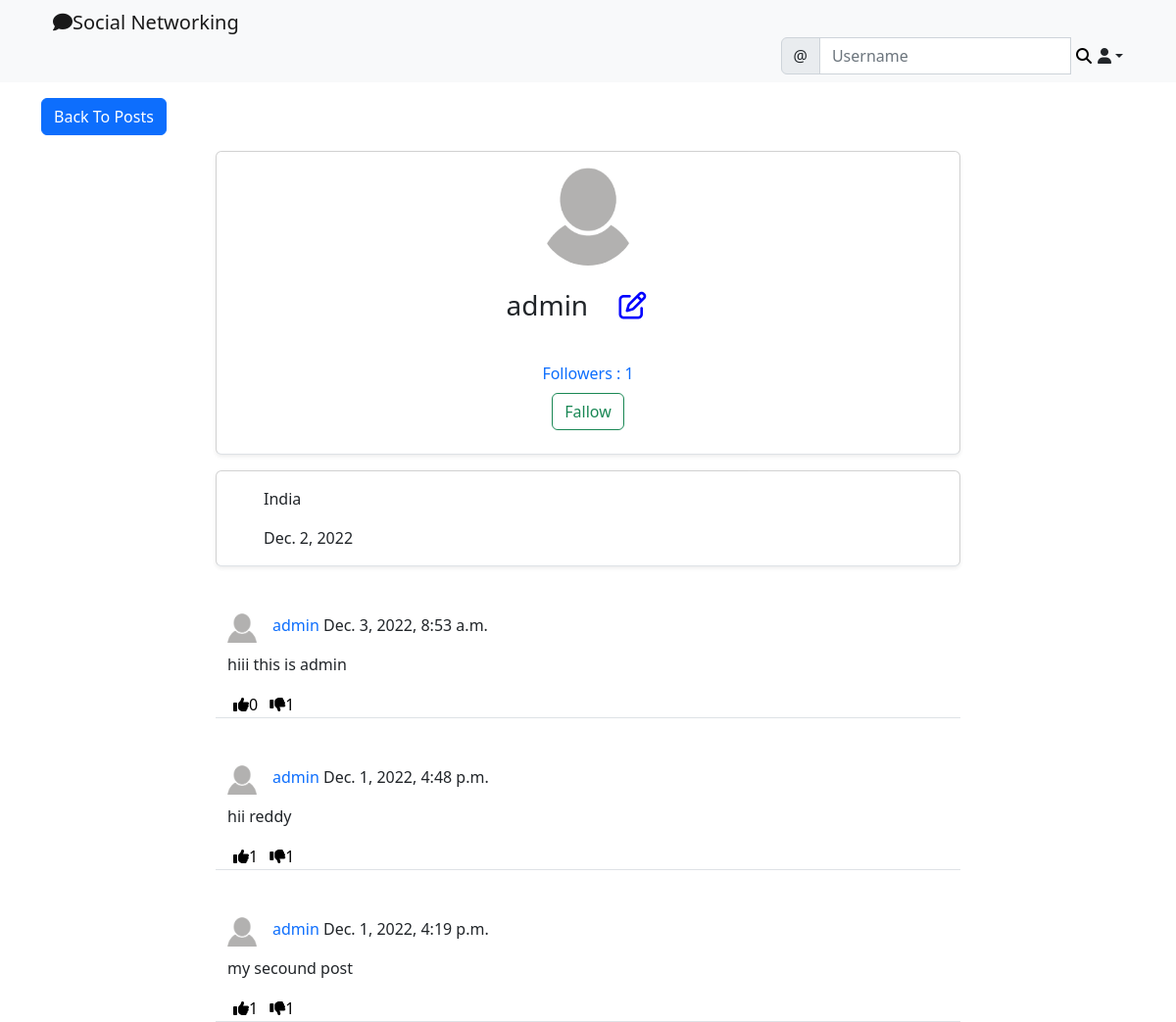
Screenshot of /social/profile/1 with the database file from the repository.
### social_appe/models.py (models this page shows)
class UserProfile(models.Model):
    user=models.OneToOneField(User,primary_key=True,verbose_name='user',related_name='profile',on_delete=models.CASCADE)
    name=models.CharField(max_length=30,blank=True,null=True)
    bio=models.TextField(max_length=500,blank=True,null=True)
    birth_date=models.DateField(null=True,blank=True)
    location=models.CharField(max_length=100,null=True,blank=True)
    picture=models.ImageField(upload_to='upload/profile_pictures',default='uploads/profile_pictures/default.png')
    followers=models.ManyToManyField(User,related_name='followers',blank=True)

class Post(models.Model):
    body=models.TextField()
    created_on=models.DateTimeField(default=timezone.now())
    author=models.ForeignKey(User,on_delete=models.CASCADE)
    likes=models.ManyToManyField(User,blank=True,related_name='likes')
    dislikes=models.ManyToManyField(User,blank=True,related_name='dislikes')

### social_appe/views.py (the view)
# urls.py: path('profile/<int:pk>',ProfileView.as_view(),name='profile'),
class ProfileView(View):
    def get(self,request,pk,*args,**kwargs):
        profile=UserProfile.objects.get(pk=pk)
        user=profile.user
        posts=Post.objects.filter(author=user).order_by('-created_on')
        followers=profile.followers.all()
        if len(followers) == 0:
            is_following = False
        for follower in followers:
            if follower == request.user:
                is_following = True
                break
            else:
                is_following = False
        number_of_followers=len(followers)
        content={
            'user':user,
            'profile':profile,
            'posts':posts,
            'number_of_followers':number_of_followers,
            'is_following':is_following
        }
        return render(request,'social_appe/profile.html',content)

### social_appe/templates/social_appe/profile.html (shortened to what this page needs)
{% extends 'landing/base.html' %}
{% load crispy_forms_tags %}
{% block content %}
    <div class="container">
    <div class="row mt-3">
        <div class="col-md-5 col-sm-6">
            <a href="{% url 'post_list' %}" class="btn btn-primary">Back To Posts</a>
        </div>
    </div>
    <div class="row justify-content-center mt-3">
        <div class="card shadow-sm  col-md-8 col-sm-12 border-bottom px-5 pt-3 ">
        <div class="text-center">
        <img src="{{ profile.picture.url }}" class="rounded-circle" width="100" height="100">
            {% if profile.name %}
                <h3 class="py-4">{{ profile.name }}
                    <span class="mx-4">
                        <a href="{% url 'profile_edit' profile.pk %}" style="color: blue"><i class="fa fa-edit"></i></a>
                    </span>
                </h3>
                {% else %}
                 <h3 class="py-4">{{ user.username }}
                    <span class="mx-4">
                        <a href="{% url 'profile_edit' profile.pk %}" style="color: blue"><i class="fa fa-edit"></i></a>
                    </span>
                </h3>
            {% endif %}
         <div class="my-3">
        <a href="{% url 'list_followers' profile.pk %}" class="post_link">Followers : {{ number_of_followers }}</a>
        {% if user == request.user %}
            {% else %}
            {% if is_following %}
                <form method="post" action="{% url 'remove_followers' profile.pk %}">
                    {% csrf_token %}
                    <button class="btn btn-outline-danger my-2" type="submit">Un Follow</button>
                </form>
                {% else %}
                <form method="post" action="{% url 'add_followers' profile.pk %}">
                    <button class="btn btn-outline-success my-2" type="submit">Fallow</button>
                </form>
            {% endif %}
        {% endif %}
    </div>
        </div>
        </div>
    </div>
    <div class="row justify-content-center mt-3">
        <div class="card shadow-sm  col-md-8 col-sm-12 border-bottom px-5 pt-3 ">
            {% if profile.location %}
                <p>{{ profile.location }}</p>
            {% endif %}
            {% if profile.birth_date %}
                <p>{{ profile.birth_date }}</p>
            {% endif %}
          </div>
    </div>
    {% for post in posts %}
    <div class="row justify-content-center mt-5">
        <div class="col-md-8 col-sm-12 border-bottom position-relative">
            <div>
                <a href="{% url 'profile' post.author.profile.pk %}">
                    <img src="{{ post.author.profile.picture.url }}" class="round-circle post_img" height="30" width="30" />
                </a>
                <p class="post-test">
                    <a style="text-decoration: none" class="text-primary" href="{% url 'profile' post.author.profile.pk %}">
                        {{ post.author }}</a> {{ post.created_on }}
                </p>
            </div>
            <div class="position-relative">
                <p>{{ post.body }}</p>
            </div>
             <div class="d-flex flex-row">
                <form method="post" action="{% url 'like' post.pk %}" >
                    <button class="remove_default_btn" type="submit">
                        <i class="fa fa-thumbs-up mr-1"></i><span>{{ post.likes.all.count }}</span>
                    </button>
                </form>
                <form method="post" action="{% url 'dislike' post.pk %}" >
                    <button class="remove_default_btn" type="submit">
                        <i class="fa fa-thumbs-down mr-1"></i><span>{{ post.dislikes.all.count }}</span>
                    </button>
                </form>
            </div>
        </div>
    </div>
    {% endfor %}
    </div>
{% endblock content %}

### landing/templates/landing/base.html (shortened to what this page needs)
{% load static %}
<!doctype html>
<html lang="en">
  <head>
      <link href="https://cdn.jsdelivr.net/npm/bootstrap@5.2.3/dist/css/bootstrap.min.css" rel="stylesheet">
        <link rel="stylesheet" href="{% static 'css/styles.css' %}">
  </head>
  <body>
  {% include 'landing/nacbar.html' %}
    {% block content %}
    {% endblock content %}
  </body>
</html>

### landing/templates/landing/nacbar.html (shortened to what this page needs)
<nav class="navbar navbar-expand-lg bg-light">
<div class="container">
  <div class="container-fluid">
    <a class="navbar-brand"
       {% if user.is_authenticated %}
            href="{% url 'post_list' %}"
       {% else %}
            href="{% url 'index' %}"
       {% endif %}
    ><i class=" fa fa-comment"></i>Social Networking</a>
    <div class="collapse navbar-collapse" id="navbarSupportedContent">
     <form class="d-flex" method="get" action="{% url 'profile_search' %}" role="search">
         <div class="input-group">
              <span class="input-group-text" id="basic-addon1">@</span>
              <input type="text" class="form-control" placeholder="Username" aria-label="Username" aria-describedby="basic-addon1"
              name="query" value="{{ request.GET.query }}">
             <button  class="remove_default_btn" type="submit"><i class="fa fa-search"></i></button>
         </div>
      </form>
        {% if user.is_authenticated %}
        <div class="nav-item dropdown">
                 <a class="nav-link dropdown-toggle text-dark" data-bs-toggle="dropdown" role="button" aria-expanded="false"><i class="fas fa-user"></i></a>
        </div>
        {% endif %}
    </div>
  </div>
</div>
</nav>

### static/css/styles.css (style rules this page uses)
.remove_default_btn { border: none; box-shadow: none; background-color: transparent; }
.post_img { float: left; margin-right: 1rem; }
.post_link { text-decoration:none; }

### rows the page displays
UserProfile: picture (placeholder picture), name "admin", location "India", birth_date "Dec. 2, 2022"
Post: author.profile.picture (placeholder picture), author "admin", created_on "Dec. 3, 2022, 8:53 a.m.", body "hiii this is admin", likes.all.count "0", dislikes.all.count "1"
Post: author.profile.picture (placeholder picture), author "admin", created_on "Dec. 1, 2022, 4:48 p.m.", body "hii reddy", likes.all.count "1", dislikes.all.count "1"
Post: author.profile.picture (placeholder picture), author "admin", created_on "Dec. 1, 2022, 4:19 p.m.", body "my secound post", likes.all.count "1", dislikes.all.count "1"

### other values shown
{{ number_of_followers }} "1"
